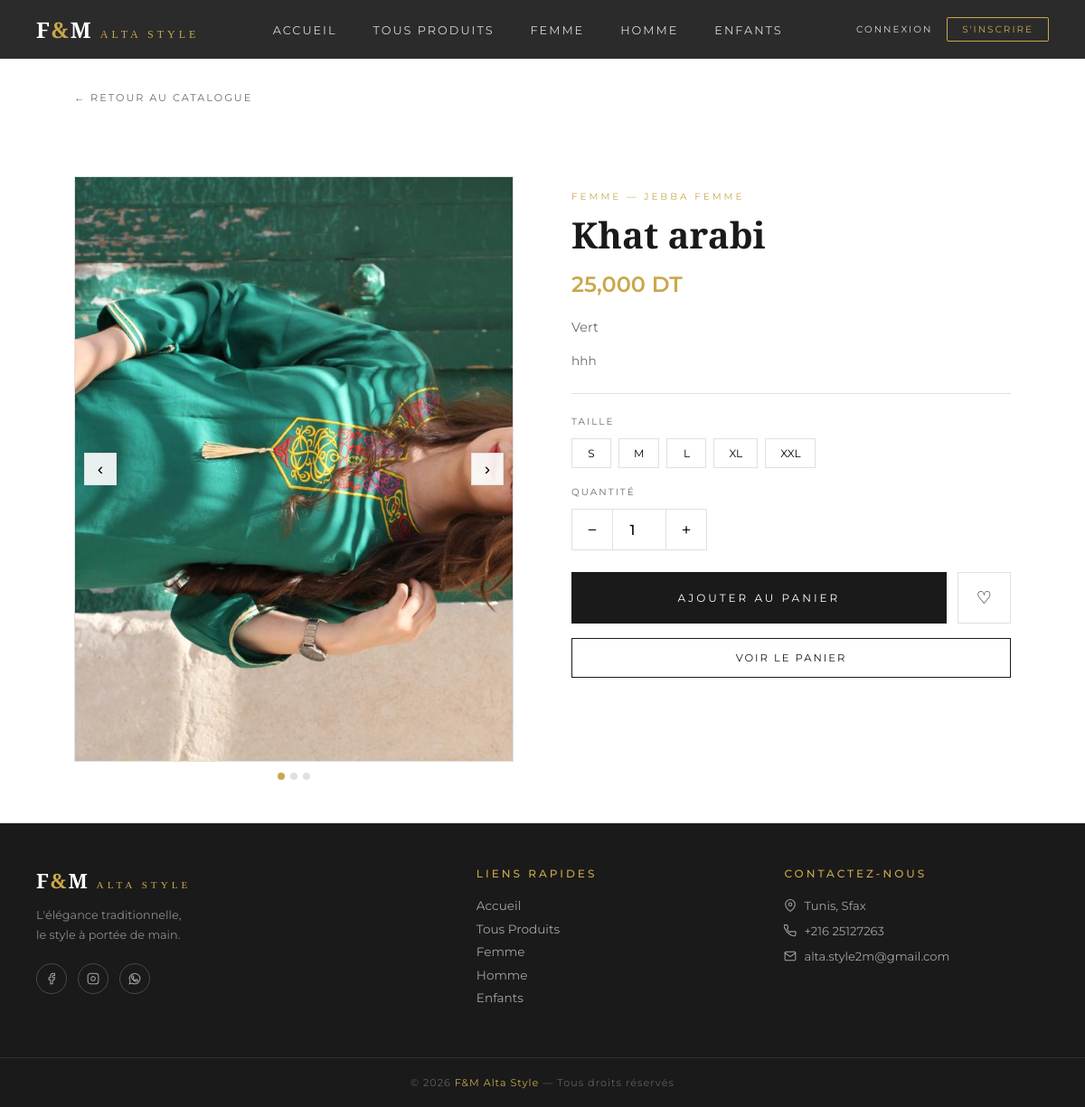
Page /produit/3/ on the committed database.
### boutique/models.py (models this page shows, shortened)
class Produit(models.Model):
    CATEGORIES = [
        ('femme', 'Femme'),
        ('homme', 'Homme'),
        ('enfants', 'Enfants'),
    ]
    SOUS_CATEGORIES = [
        ('jebba_f', 'Jebba Femme'),
        ('dengri_f', 'Dengri Femme'),
        ('kachabiya_f', 'Kachabiya Femme'),
        ('cape', 'Cape'),
        ('kamis_f', 'Kamis Femme'),
        ('herga_h', 'Herga Homme'),
        ('dengri_h', 'Dengri Homme'),
        ('burnous', 'Burnous'),
        ('jebba_e', 'Jebba Enfant'),
        ('dengri_e', 'Dengri Enfant'),
        ('kachabiya_e', 'Kachabiya Enfant'),
        ('herga_e', 'Herga Enfant'),
        ('autre', 'Autre'),
    ]
    nom = models.CharField(max_length=200)
    description = models.TextField()
    prix = models.DecimalField(max_digits=10, decimal_places=3)
    categorie = models.CharField(max_length=50, choices=CATEGORIES)
    sous_categorie = models.CharField(max_length=50, choices=SOUS_CATEGORIES, blank=True, default='')
    couleur = models.CharField(max_length=100, blank=True, default='')
    image = models.ImageField(upload_to='produits/', blank=True, null=True)
    disponible = models.BooleanField(default=True)
    date_ajout = models.DateTimeField(auto_now_add=True)

### boutique/views.py (the view)
# urls.py: path('produit/<int:pk>/', views.produit_detail, name='produit_detail'),
def produit_detail(request, pk):
    produit = get_object_or_404(Produit, pk=pk)
    variants = produit.variants.filter(stock__gt=0)
    images = list(produit.images.all())
    variants_data = []
    for v in variants:
        variants_data.append({
            'id': v.id,
            'taille': v.taille,
            'couleur': v.couleur if v.couleur else produit.couleur,
            'stock': v.stock
        })
    variants_json = json.dumps(variants_data)
    couleurs = list(set(v.couleur if v.couleur else produit.couleur for v in variants if (v.couleur or produit.couleur)))
    couleurs.sort()
    return render(request, 'boutique/produit_detail.html', {
        'produit': produit,
        'variants': variants,
        'variants_json': variants_json,
        'images': images,
        'couleurs': couleurs,
    })

### boutique/templates/boutique/produit_detail.html (shortened to what this page needs)
{% extends 'boutique/base.html' %}
{% load static %}
{% block content %}
<div style="max-width:1100px;margin:2rem auto;padding:0 2rem">
  <a href="/catalogue/" class="back-link">← Retour au catalogue</a>
</div>
<div class="detail-wrapper">
  <div>
    <div class="slider">
      <div class="slider-track" id="sliderTrack">
        <div class="slide">
          {% if produit.image %}
          <img src="{{ produit.image.url }}" alt="{{ produit.nom }}">
          {% else %}🥻{% endif %}
        </div>
      </div>
      <button class="slider-btn slider-prev" onclick="slideMove(-1)">‹</button>
      <button class="slider-btn slider-next" onclick="slideMove(1)">›</button>
    </div>
    <div class="slider-dots" id="sliderDots"></div>
  </div>
  <div class="detail-info">
    <p class="detail-cat">{{ produit.get_categorie_display }} — {{ produit.get_sous_categorie_display }}</p>
    <h1 class="detail-name">{{ produit.nom }}</h1>
    <p class="detail-price">{{ produit.prix }} DT</p>
    {% if produit.couleur %}
    <p style="font-size:0.9rem;color:var(--gray);margin-bottom:1rem">{{ produit.couleur }}</p>
    {% endif %}
    <p class="detail-desc">{{ produit.description }}</p>
    {% if variants %}
    <p class="qty-label">Taille</p>
    <div style="display:flex;gap:0.5rem;flex-wrap:wrap" id="taillesWrapper"></div>
    {% else %}
    <p style="color:#e53e3e;font-size:0.85rem;margin-bottom:1.5rem">⚠ Produit épuisé</p>
    {% endif %}
    <p class="qty-label">Quantité</p>
    <div class="qty-control">
      <button class="qty-btn" onclick="changeQty(-1)">−</button>
      <input type="number" class="qty-num" id="qty" value="1" min="1" max="99" readonly>
      <button class="qty-btn" onclick="changeQty(1)">+</button>
    </div>
    <div class="cart-fav-btns">
      <button class="add-to-cart-btn"
        data-id="{{ produit.id }}"
        data-nom="{{ produit.nom|escapejs }}"
        data-prix="{{ produit.prix }}"
        data-couleur="{{ produit.couleur|escapejs }}"
        data-image="{% if produit.image %}{{ produit.image.url }}{% endif %}"
        onclick="addToCartDetail(this)"
        {% if not variants %}disabled style="opacity:0.5;cursor:not-allowed"{% endif %}>
        Ajouter au Panier
      </button>
      <button class="fav-btn" id="favBtn"
        data-id="{{ produit.id }}"
        data-nom="{{ produit.nom|escapejs }}"
        data-prix="{{ produit.prix }}"
        data-couleur="{{ produit.couleur|escapejs }}"
        data-image="{% if produit.image %}{{ produit.image.url }}{% endif %}"
        onclick="toggleFavori(this)"
        title="Ajouter aux favoris">
        ♡
      </button>
    </div>
    <a href="/panier/" class="btn-outline" style="width:100%;text-align:center;display:block;padding:14px">
      Voir le Panier
    </a>
  </div>
</div>
{% endblock %}

### boutique/templates/boutique/base.html (style rules this page uses)
* { margin:0;padding:0;box-sizing:border-box }
:root { --gold:#C9A84C; --white:#FFFFFF; --cream:#FAF8F3; --black:#1A1A1A; --dark:#2b2b2b; --gray:#6B6B6B; --border:#e0e0e0; }
body { font-family:'Montserrat',sans-serif;background:var(--white);color:var(--black);display:flex;flex-direction:column;min-height:100vh }
.btn-outline { background:none;color:var(--black);border:1.5px solid var(--black);padding:12px 28px;font-family:'Montserrat',sans-serif;font-size:0.72rem;letter-spacing:2px;text-transform:uppercase;cursor:pointer;text-decoration:none;display:inline-block;transition:all 0.3s }

### boutique/templates/boutique/produit_detail.html (style rules this page uses)
.detail-wrapper { max-width:1100px;margin:3rem auto;padding:0 2rem;display:grid;grid-template-columns:1fr 1fr;gap:4rem;align-items:start }
.slider { position:relative;aspect-ratio:3/4;background:var(--cream);border:1px solid var(--border);overflow:hidden }
.slider-track { display:flex;height:100%;transition:transform 0.4s ease }
.slide { min-width:100%;height:100%;display:flex;align-items:center;justify-content:center;font-size:8rem }
.slide img { width:100%;height:100%;object-fit:cover }
.slider-btn { position:absolute;top:50%;transform:translateY(-50%);background:rgba(255,255,255,0.9);border:1px solid var(--border);width:36px;height:36px;display:flex;align-items:center;justify-content:center;cursor:pointer;font-size:1.2rem;z-index:10 }
.slider-prev { left:10px }
.slider-next { right:10px }
.slider-dots { display:flex;gap:6px;justify-content:center;margin-top:0.75rem }
.detail-info { padding-top:1rem }
.detail-cat { font-size:0.65rem;letter-spacing:3px;text-transform:uppercase;color:var(--gold);margin-bottom:0.75rem }
.detail-name { font-family:'Cormorant Garamond',serif;font-size:2.5rem;font-weight:600;line-height:1.2;margin-bottom:1rem }
.detail-price { font-size:1.5rem;font-weight:600;color:var(--gold);margin-bottom:1.5rem }
.detail-desc { font-size:0.85rem;color:var(--gray);line-height:1.8;margin-bottom:1.5rem;padding-bottom:1.5rem;border-bottom:1px solid var(--border) }
.qty-label { font-size:0.65rem;letter-spacing:2px;text-transform:uppercase;color:var(--gray);margin-bottom:0.75rem;margin-top:1.25rem }
.qty-control { display:flex;align-items:center;gap:0;width:fit-content;border:1px solid var(--border);margin-bottom:1.5rem }
.qty-btn { background:none;border:none;width:44px;height:44px;font-size:1.2rem;cursor:pointer;transition:background 0.2s;font-family:'Montserrat',sans-serif }
.qty-num { width:60px;height:44px;text-align:center;font-size:1rem;font-weight:500;border:none;border-left:1px solid var(--border);border-right:1px solid var(--border);font-family:'Montserrat',sans-serif;outline:none }
.cart-fav-btns { display:grid;grid-template-columns:1fr auto;gap:0.75rem;margin-bottom:1rem }
.add-to-cart-btn { width:100%;background:var(--black);color:var(--white);border:none;padding:16px;font-family:'Montserrat',sans-serif;font-size:0.75rem;letter-spacing:3px;text-transform:uppercase;cursor:pointer;transition:background 0.3s }
.fav-btn { background:none;border:1px solid var(--border);padding:16px 20px;cursor:pointer;transition:all 0.3s;font-size:1.2rem;display:flex;align-items:center;justify-content:center }
.back-link { display:inline-block;font-size:0.7rem;letter-spacing:2px;text-transform:uppercase;color:var(--gray);text-decoration:none;margin-bottom:2rem;transition:color 0.3s }

### rows in the picture
Produit: image (picture), categorie "FEMME", sous_categorie "JEBBA FEMME", nom "Khat arabi", prix "25,000", couleur "Vert", description "hhh"
